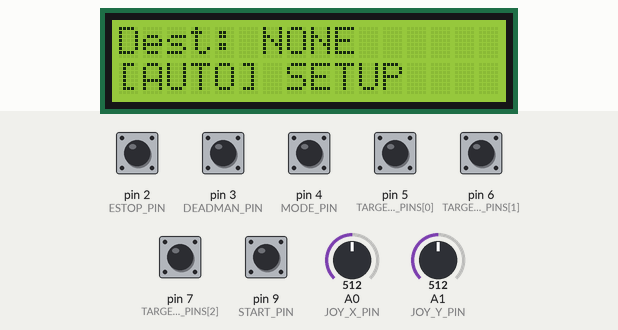
Recording of a sketch running on a simulated Arduino Uno, built with avr-gcc and run on an emulated ATmega328P. Shown: 16×2 character LCD. The inputs (shaded band) are chosen by the test bench; at power-on: pin 2 (ESTOP_PIN), pin 3 (DEADMAN_PIN), pin 4 (MODE_PIN), pin 5 (TARGET_BTN_PINS[0]), pin 6 (TARGET_BTN_PINS[1]), pin 7 (TARGET_BTN_PINS[2]), pin 9 (START_PIN) HIGH, A0 (JOY_X_PIN) = 512, A1 (JOY_Y_PIN) = 512. What the sketch prints to the serial monitor is not drawn.

Above: at 2.4 s.
2.5 s: pin 2 (ESTOP_PIN) pulled LOW for 0.15 s
At 4.2 s:
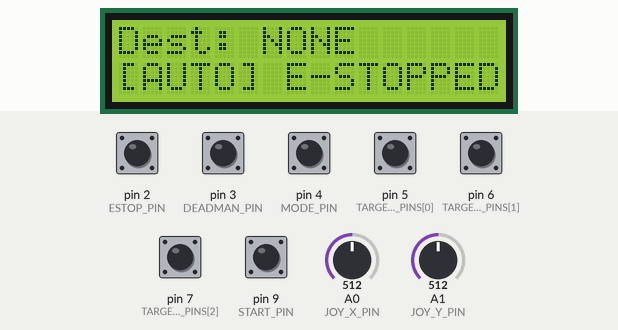
4.5 s: pin 5 (TARGET_BTN_PINS[0]) pulled LOW for 0.15 s
At 5.8 s:
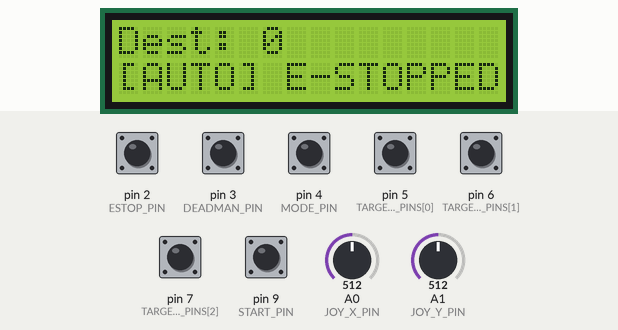
6.1 s: pin 9 (START_PIN) pulled LOW for 0.15 s
At 7.2 s:
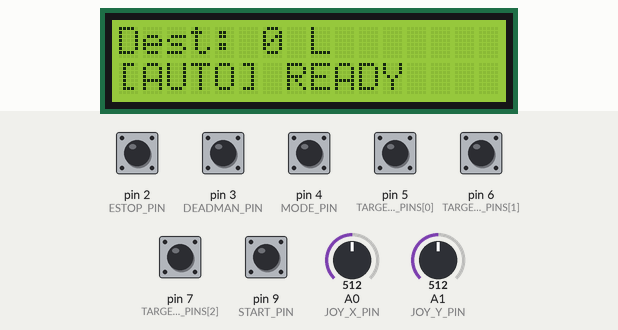
7.8 s: pin 4 (MODE_PIN) pulled LOW for 0.15 s
At 8.9 s:
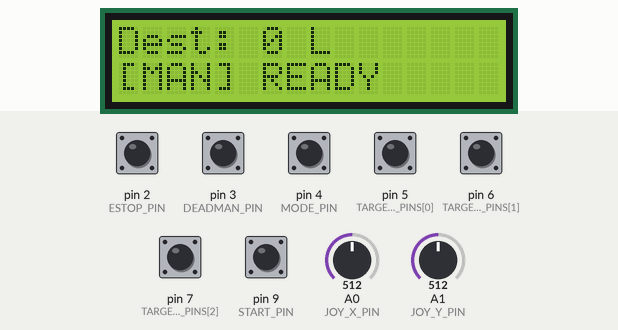
9.5 s: pin 2 (ESTOP_PIN) pulled LOW for 1 s
At 11.9 s:
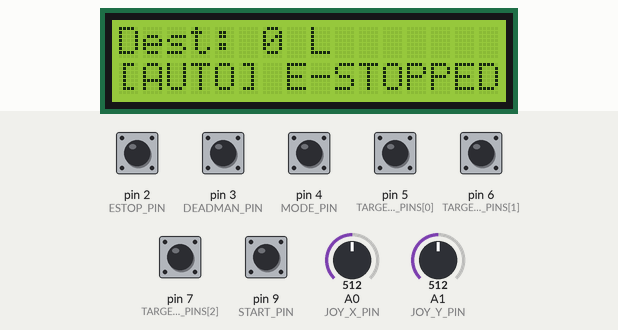
Timing chart, 0 to 13.4 s (numbered marks = the images above; inputs shaded):
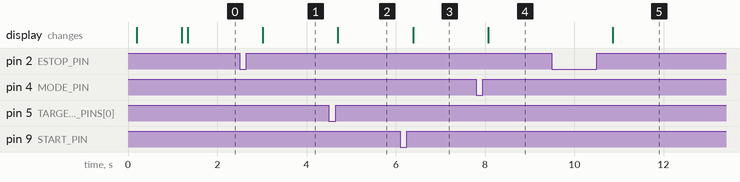

Measured:
- after the input at 2.5 s, the display: changes after 0.52 s (image 1)
- after the input at 4.5 s, the display: changes after 0.20 s (image 2)
- after the input at 6.1 s, the display: changes after 0.29 s (image 3)
- after the input at 7.8 s, the display: changes after 0.27 s (image 4)
- after the input at 9.5 s, the display: changes after 1.4 s (image 5)

The sketch:

arduino_total_code.ino
```cpp
#include <Wire.h>
#include <LiquidCrystal_I2C.h>
#include <SoftwareSerial.h>

LiquidCrystal_I2C lcd(0x20, 16, 2);
SoftwareSerial btSerial(10, 11);

// ============================================================
// 기존 핀 유지
// ============================================================
const int ESTOP_PIN = 2;
const int DEADMAN_PIN = 3;
const int MODE_PIN = 4;

// 0, 1, 2번 타깃만 사용
// 기존 5, 6, 7 유지 / 8번 제거
const int TARGET_COUNT = 3;
const int TARGET_BTN_PINS[TARGET_COUNT] = {5, 6, 7};

const int START_PIN = 9;
const int JOY_X_PIN = A0;
const int JOY_Y_PIN = A1;

// ============================================================
// 버튼 극성
// ============================================================
// START, MODE, DEADMAN, TARGET 버튼은 기존 코드처럼 INPUT_PULLUP 기준
// 안 누름 HIGH, 누름 LOW
const int BUTTON_ACTIVE_LEVEL = LOW;

// 기존 코드에서 E-STOP은 누르고 있을 때 estop=1이 떴으므로 HIGH 기준으로 둠.
// 만약 업로드 후 빨간 버튼을 눌러도 estop=1이 안 뜨면 HIGH를 LOW로 바꾸면 됨.
const int ESTOP_ACTIVE_LEVEL = HIGH;

// ============================================================
// 상태 변수
// ============================================================
int seq = 1;

// START는 초기 설정 완료 플래그
// 처음에는 start=0, START 누른 뒤에는 계속 start=1
bool start_latched = false;

// E-STOP latch
// E-STOP 한 번 누르면 estop=1 유지
// START 다시 누르면 estop=0 해제
bool estop_latched = false;

// START 이후 target 설정 잠금
bool target_config_locked = false;

// 기존 변수 유지
bool is_estop_locked = true;
bool is_manual_mode = false;
bool is_deadman_active = false;

bool target_states[TARGET_COUNT] = {false, false, false};

int last_start_state = HIGH;
int last_estop_state = LOW;
int last_mode_state = HIGH;
int last_deadman_state = HIGH;
int last_target_btn_states[TARGET_COUNT] = {HIGH, HIGH, HIGH};

// LCD 깨짐 방지용
unsigned long last_lcd_update_ms = 0;
String prev_lcd_line1 = "";
String prev_lcd_line2 = "";

String topst_state = "READY";
String topst_target = "";

// ============================================================
// target_mask 생성
// ============================================================
int makeTargetMask() {
  int target_mask = 0;

  if (target_states[0]) target_mask += 1;  // target 0
  if (target_states[1]) target_mask += 2;  // target 1
  if (target_states[2]) target_mask += 4;  // target 2

  return target_mask;
}

// ============================================================
// TOPST 상태 수신
// ============================================================
void readTopstStatus() {
  if (btSerial.available()) {
    String incoming = btSerial.readStringUntil('\n');
    incoming.trim();

    if (incoming.startsWith("STAT")) {
      int stateIndex = incoming.indexOf("state=");
      if (stateIndex != -1) {
        int spaceAfterState = incoming.indexOf(" ", stateIndex);
        if (spaceAfterState == -1) spaceAfterState = incoming.length();
        topst_state = incoming.substring(stateIndex + 6, spaceAfterState);
      }

      int targetIndex = incoming.indexOf("target=");
      if (targetIndex != -1) {
        int spaceAfterTarget = incoming.indexOf(" ", targetIndex);
        if (spaceAfterTarget == -1) spaceAfterTarget = incoming.length();
        topst_target = incoming.substring(targetIndex + 7, spaceAfterTarget);
      }
    }
  }
}

// ============================================================
// LCD 출력
// ============================================================
void updateLcd() {
  if (millis() - last_lcd_update_ms < 500) {
    return;
  }
  last_lcd_update_ms = millis();

  String line1 = "Dest: ";
  bool anyTarget = false;

  for (int i = 0; i < TARGET_COUNT; i++) {
    if (target_states[i]) {
      line1 += String(i);
      line1 += " ";
      anyTarget = true;
    }
  }

  if (!anyTarget) {
    line1 += "NONE";
  }

  if (target_config_locked) {
    line1 += "L";
  }

  while (line1.length() < 16) line1 += " ";
  if (line1.length() > 16) line1 = line1.substring(0, 16);

  String mode_str = is_manual_mode ? "[MAN]" : "[AUTO]";
  String status_msg = "";

  if (estop_latched) {
    status_msg = "E-STOPPED";
  } else if (!start_latched) {
    status_msg = "SETUP";
  } else {
    if (topst_state == "READY") status_msg = "READY";
    else if (topst_state == "START") status_msg = "START";
    else if (topst_state == "MOVING") status_msg = "Move " + topst_target;
    else if (topst_state == "WAITING") status_msg = "WAITING";
    else if (topst_state == "COMPLETION") status_msg = "DONE";
    else if (topst_state == "ESTOPPED") status_msg = "E-STOPPED";
    else status_msg = topst_state;
  }

  String line2 = mode_str + " " + status_msg;
  while (line2.length() < 16) line2 += " ";
  if (line2.length() > 16) line2 = line2.substring(0, 16);

  if (line1 != prev_lcd_line1) {
    lcd.setCursor(0, 0);
    lcd.print(line1);
    prev_lcd_line1 = line1;
  }

  if (line2 != prev_lcd_line2) {
    lcd.setCursor(0, 1);
    lcd.print(line2);
    prev_lcd_line2 = line2;
  }
}

// ============================================================
// setup
// ============================================================
void setup() {
  Serial.begin(115200);
  btSerial.begin(115200);
  btSerial.setTimeout(10);

  lcd.init();
  lcd.backlight();
  lcd.clear();
  delay(100);

  lcd.setCursor(0, 0);
  lcd.print("SYSTEM BOOTING ");
  lcd.setCursor(0, 1);
  lcd.print("PLEASE WAIT    ");
  delay(1000);

  lcd.clear();
  delay(100);

  pinMode(ESTOP_PIN, INPUT_PULLUP);
  pinMode(DEADMAN_PIN, INPUT_PULLUP);
  pinMode(MODE_PIN, INPUT_PULLUP);
  pinMode(START_PIN, INPUT_PULLUP);

  for (int i = 0; i < TARGET_COUNT; i++) {
    pinMode(TARGET_BTN_PINS[i], INPUT_PULLUP);
  }

  last_estop_state = digitalRead(ESTOP_PIN);
}

// ============================================================
// loop
// ============================================================
void loop() {
  int current_estop = digitalRead(ESTOP_PIN);
  int current_start = digitalRead(START_PIN);
  int current_mode = digitalRead(MODE_PIN);
  int current_deadman = digitalRead(DEADMAN_PIN);

  bool start_pressed = (last_start_state == HIGH && current_start == BUTTON_ACTIVE_LEVEL);
  last_start_state = current_start;

  bool estop_pressed = (last_estop_state != ESTOP_ACTIVE_LEVEL && current_estop == ESTOP_ACTIVE_LEVEL);
  last_estop_state = current_estop;

  // ------------------------------------------------------------
  // E-STOP latch
  // ------------------------------------------------------------
  // E-STOP 한 번 누르면 START 다시 누르기 전까지 estop=1 유지
  if (estop_pressed) {
    estop_latched = true;
    is_manual_mode = false;
    is_deadman_active = false;
  }

  // ------------------------------------------------------------
  // START latch
  // ------------------------------------------------------------
  // START 전: target 선택 후 START를 눌러야 start=1
  // START 후: start=1 유지
  // E-STOP 후 START: estop=0 해제, start=1 유지
  if (start_pressed) {
    int target_mask_now = makeTargetMask();

    if (!start_latched) {
      if (target_mask_now != 0) {
        start_latched = true;
        target_config_locked = true;
        estop_latched = false;
      }
    } else {
      estop_latched = false;
    }
  }

  // 기존 코드 호환용
  is_estop_locked = estop_latched;

  // ------------------------------------------------------------
  // Target 선택
  // ------------------------------------------------------------
  // START 전 초기 설정 단계에서만 target 버튼 허용
  // START 이후에는 target 버튼 무시
  if (!target_config_locked) {
    for (int i = 0; i < TARGET_COUNT; i++) {
      int btn_state = digitalRead(TARGET_BTN_PINS[i]);

      if (last_target_btn_states[i] == HIGH && btn_state == BUTTON_ACTIVE_LEVEL) {
        target_states[i] = !target_states[i];
      }

      last_target_btn_states[i] = btn_state;
    }
  } else {
    for (int i = 0; i < TARGET_COUNT; i++) {
      last_target_btn_states[i] = digitalRead(TARGET_BTN_PINS[i]);
    }
  }

  // ------------------------------------------------------------
  // Manual mode toggle
  // ------------------------------------------------------------
  // START 이후, E-STOP이 아닐 때만 manual 전환 가능
  if (start_latched && !is_estop_locked &&
      last_mode_state == HIGH && current_mode == BUTTON_ACTIVE_LEVEL) {
    is_manual_mode = !is_manual_mode;

    if (!is_manual_mode) {
      is_deadman_active = false;
    }
  }
  last_mode_state = current_mode;

  // ------------------------------------------------------------
  // Deadman
  // ------------------------------------------------------------
  if (is_manual_mode && start_latched && !is_estop_locked) {
    if (last_deadman_state == HIGH && current_deadman == BUTTON_ACTIVE_LEVEL) {
      is_deadman_active = !is_deadman_active;
    }
  }
  last_deadman_state = current_deadman;

  // ------------------------------------------------------------
  // Joystick / deadman output
  // ------------------------------------------------------------
  int joyx = 512;
  int joyy = 512;

  // AUTO에서는 deadman=1
  // MANUAL에서는 deadman 버튼이 켜져야 1
  int deadman_out = 1;

  if (is_manual_mode && start_latched && !is_estop_locked) {
    joyx = 1023 - analogRead(JOY_X_PIN);
    joyy = 1023 - analogRead(JOY_Y_PIN);
    deadman_out = is_deadman_active ? 1 : 0;
  }

  if (is_estop_locked) {
    joyx = 512;
    joyy = 512;
    deadman_out = 0;
  }

  // ------------------------------------------------------------
  // TOPST 상태 수신
  // ------------------------------------------------------------
  readTopstStatus();

  // ------------------------------------------------------------
  // LCD
  // ------------------------------------------------------------
  updateLcd();

  // ------------------------------------------------------------
  // Payload
  // ------------------------------------------------------------
  int target_mask = makeTargetMask();

  String payload = "CONTROLLER seq=" + String(seq++) +
                   " start=" + String(start_latched ? 1 : 0) +
                   " estop=" + String(estop_latched ? 1 : 0) +
                   " deadman=" + String(deadman_out) +
                   " manual=" + String(is_manual_mode ? 1 : 0) +
                   " target_mask=" + String(target_mask) +
                   " joyx=" + String(joyx) +
                   " joyy=" + String(joyy);

  Serial.println(payload);
  btSerial.println(payload);

  delay(100);
}
```
